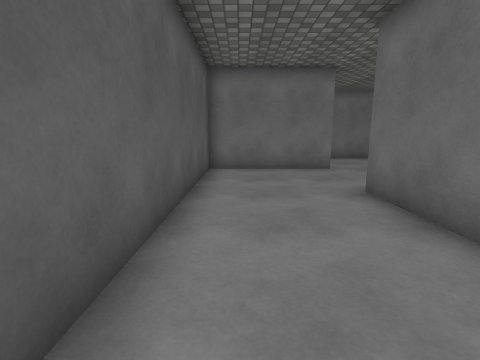
View 1 (above)

24 first-person views from a walk through a Unity game level. The camera is 1.3 m above the floor, tilts 10° down and sees 85° across. The floor is counted in squares, 1 m on a side. Each view is taken from the middle of a square. On the plan, view 1 faces up. The plan holds only what a view shows up to about 13 squares ahead; the rest is blank. The place goes on beyond the plan. The player is left out. Surface patterns are stand-ins for the level's own textures.

View 2
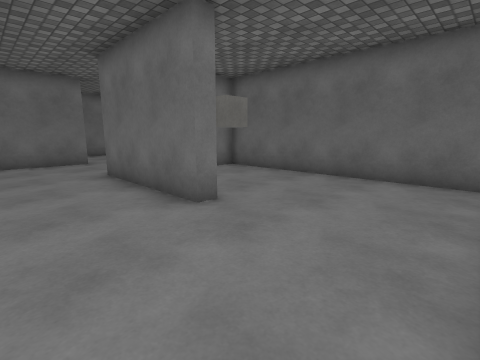

View 3
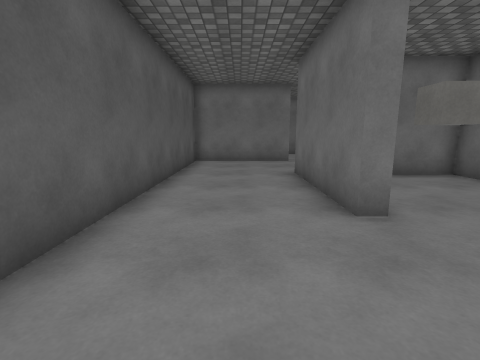

View 4
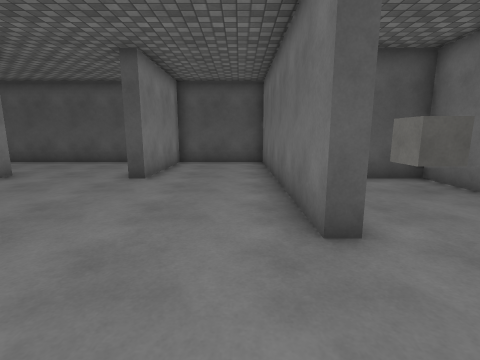

View 5
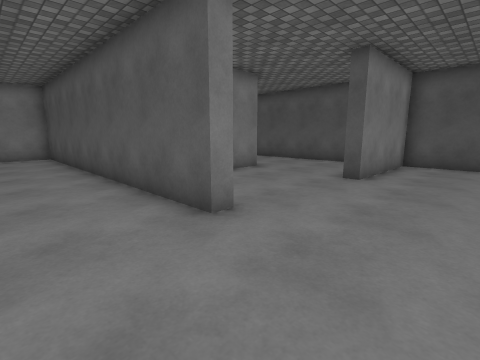

View 6
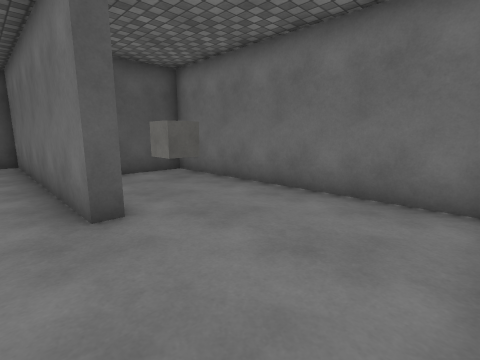

View 7
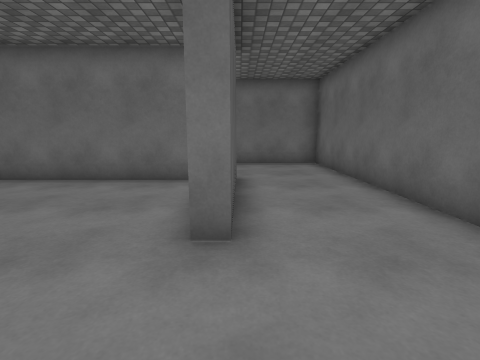

View 8
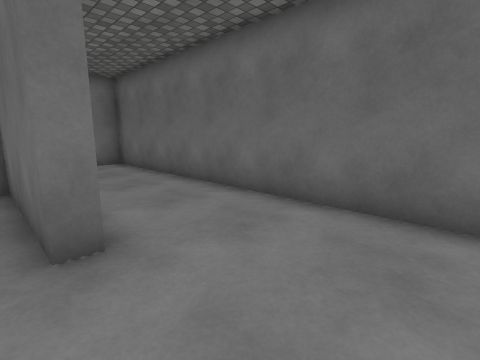

View 9
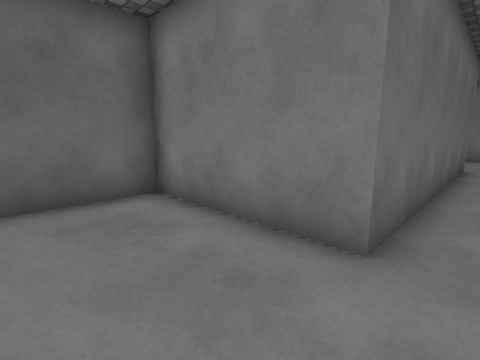

View 10
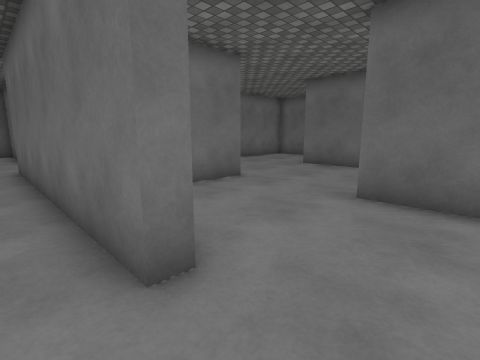

View 11
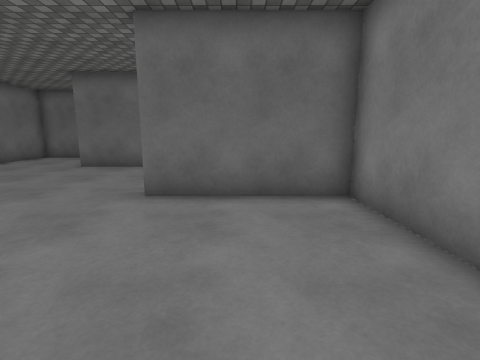

View 12
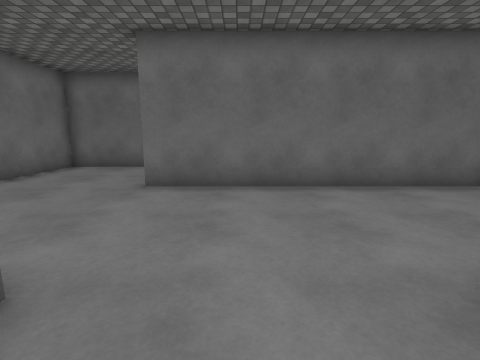

View 13
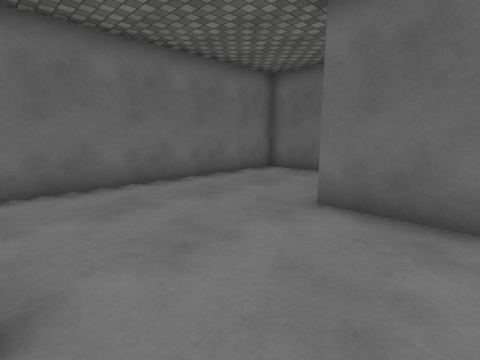

View 14
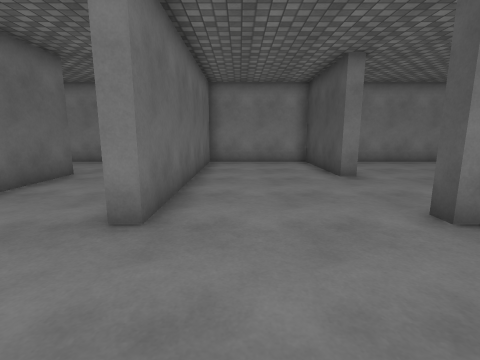

View 15
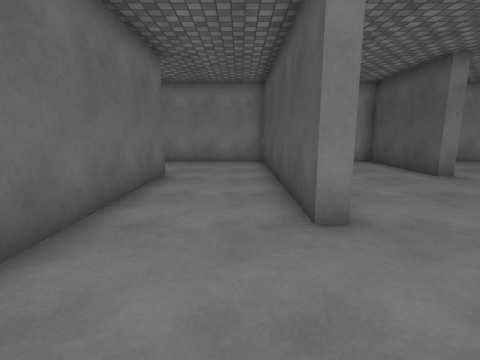

View 16
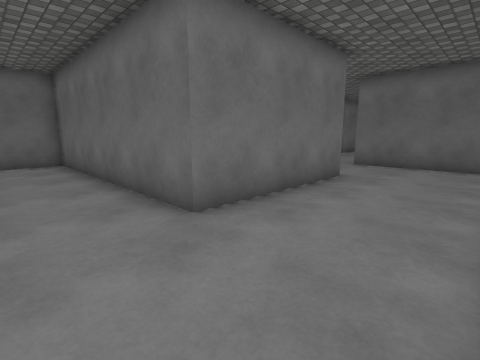

View 17
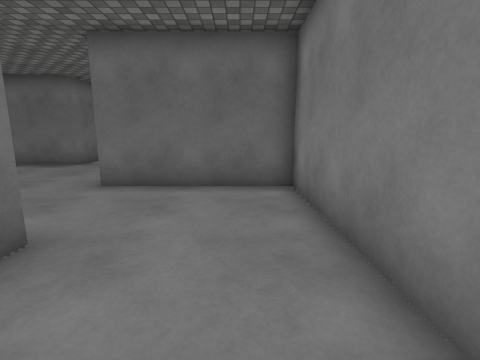

View 18
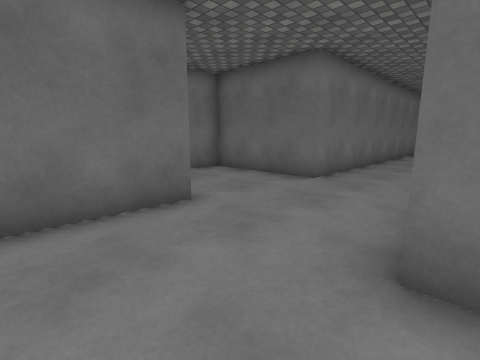

View 19
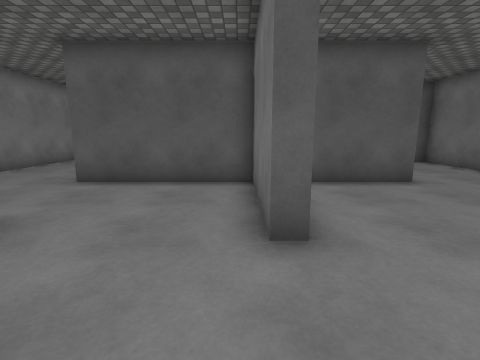

View 20
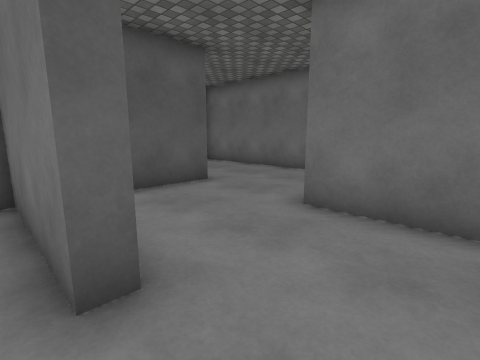

View 21
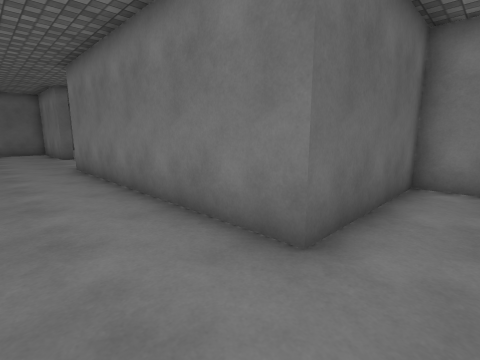

View 22
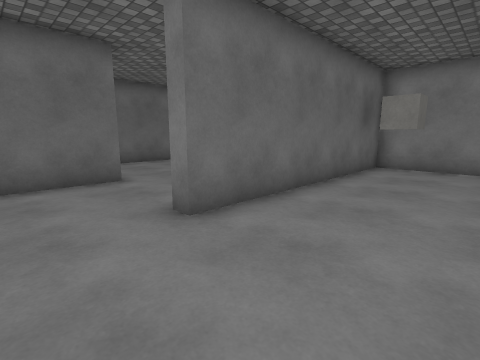

View 23
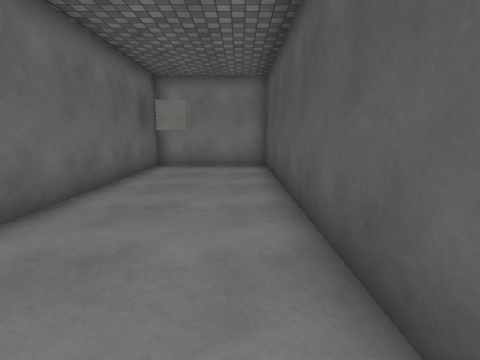

View 24
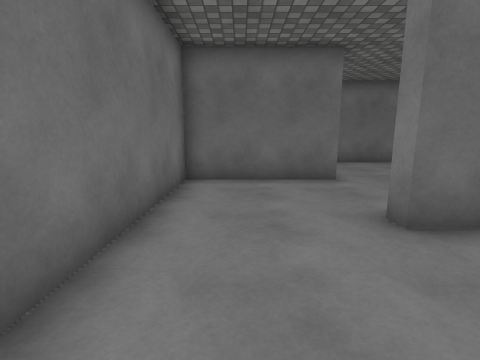

### Floor plan
Points are (right, up) in squares from view 1. A wall is a line through its corners. A room is listed if a view was taken in it or the views show most of it. See-through windows are left out.
Room 1 (views 1, 2, 3, 4, 5, 6, 7, 8, 9, 10, 11, 12, 13, 14, 15, 16, 17, 18, 19, 20, 21)
walls: (16.5, 5.4) (16.9, 5.4) (16.9, 4.9) (15, 4.9); (12.5, 1) (11.9, 1) (11.9, 10.2) (16.4, 10.2) (16.4, 21.5); (7.8, 9.7) (8.4, 9.7) (8.4, -3); (7.9, 14.6) (7.9, 14.1) (-1.2, 14.1) (-1.2, 10.2) (3.4, 10.2) (3.4, 9.7) (-1.2, 9.7) (-1.2, -0.9); (8.5, -3.3) (16.4, -3.3) (16.4, 1) (16.9, 1) (16.9, -3.3) (21.4, -3.3) (21.4, 5.4) (21.9, 5.4) (21.9, -3.3) (34.5, -3.3) (34.5, 1.5) (44, 1.5); (7.9, -2.8) (7.9, 5.4) (5.9, 5.4); (12.9, 18.8) (12.9, 14.1) (12.4, 14.1) (12.4, 18.4) (3.4, 18.4) (3.4, 16.1); (3.4, 1) (2.9, 1) (2.9, 5.9) (4.2, 5.9); (35, 5.9) (35, 5.4) (31, 5.4) (31, 0.5) (25.4, 0.5) (25.4, 9.7) (17.1, 9.7); (44.5, 4.9) (39, 4.9) (39, 9.2) (34.5, 9.2)
ways out: opening at (34.5, 7.5) to room 2; gap at (44, 1)
objects: cube (5, 17); cube (6, 4) to (7, 4)
Room 2 (views 22, 23, 24)
walls: (34.5, 9.2) (34.5, 13.6) (25.9, 13.6) (25.9, 13); (25.9, 11) (25.9, 1) (30.4, 1) (30.4, 9.7) (31, 9.7) (31, 6.9)
ways out: opening at (34.5, 7.5) to room 1
objects: cube (29, 2) to (30, 3)

Positions as (right, up) in squares from view 1, and headings:
1: (0, 0), facing up
2: (0, -3), facing up-right
3: (1, -3), facing up
4: (11, 13), facing left
5: (11, 13), facing down-left
6: (12, 13), facing up-left
7: (13, 11), facing up
8: (12, 11), facing up-right
9: (11, 13), facing down-right
10: (11, -1), facing up-right
11: (11, -1), facing right
12: (15, 3), facing right
13: (17, 3), facing up-right
14: (20, 9), facing down
15: (23, 9), facing down
16: (23, -3), facing up-right
17: (28, -2), facing right
18: (32, 1), facing up-right
19: (38, 5), facing left
20: (37, 5), facing up-left
21: (33, 4), facing down-right
22: (27, 12), facing down-right
23: (27, 12), facing down
24: (27, 12), facing right
